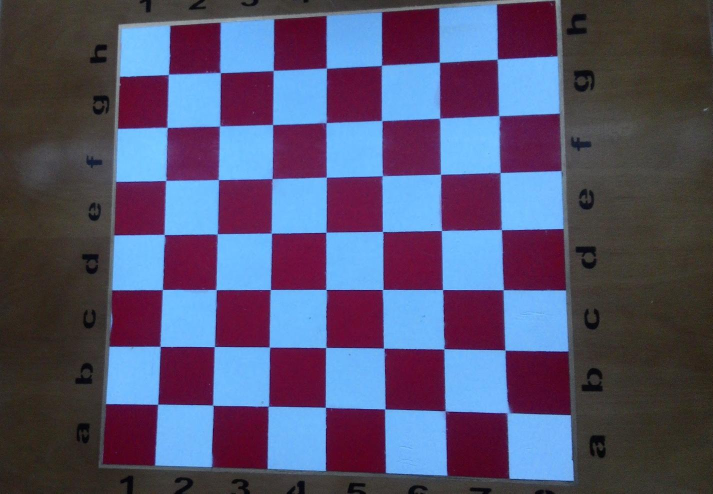
#> input picture cv lab week 6/chessboard.jpg, 1425 x 987 px (shown at 1/2 size)
$ python 'CV Lab Week 6 - 2 Hough transformation - Lines.py'
#> lines starting #> are read from the running program, lines starting #| are printed output that depends on the picture; after the words box and inside, x2 and y2 are one past the last pixel; in counts of white or black regions, pixels touching at a corner belong together
import cv2
import numpy as np

img = cv2.imread('chessboard.jpg')
#> img is the input picture: shape (987, 1425, 3); mean B, G, R 112.4, 82.8, 84.8
gray = cv2.cvtColor(img, cv2.COLOR_BGR2GRAY)
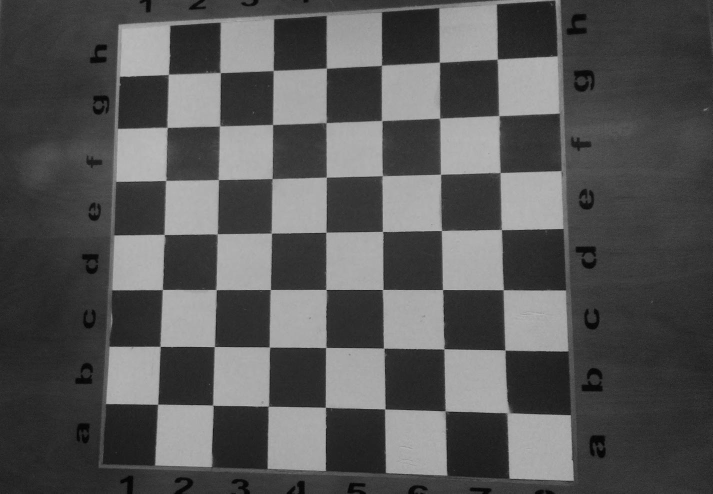
#> gray: shape (987, 1425) (shown at 1/2 size); min 0, max 193, mean 86.7
edges = cv2.Canny(gray, 50, 100, apertureSize=3)
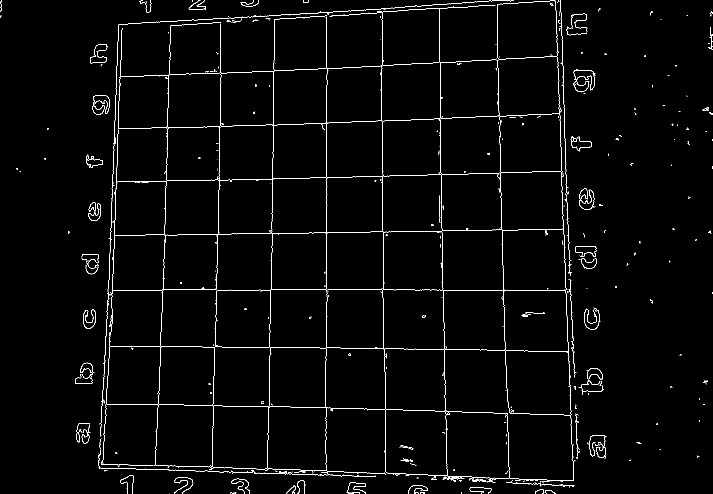
#> edges: shape (987, 1425) (shown at 1/2 size); 1.9% white in thin lines or dots
lines = cv2.HoughLines(edges, 1, np.pi / 180, 300)
#> lines = 14 rows, first 8: [580, 1.57], [653, 0], [-1110, 3.11], [551, 0.0175], [927, 1.61], [268, 1.54], [476, 1.55], [683, 1.59]
for rho, theta in lines[0]:
    a = np.cos(theta)
    b = np.sin(theta)
    x0 = a * rho
    y0 = b * rho
    x1 = int(x0 + 2000 * (-b))
    y1 = int(y0 + 2000 * (a))
    x2 = int(x0 - 2000 * (-b))
    y2 = int(y0 - 2000 * (a))

    cv2.line(img, (x1, y1), (x2, y2), (0, 0, 255), 2)
#> this loop made 1 pass
#> (rho, theta, a, b, x0, y0, x1, y1) on pass 1: (580, 1.57, -4.37e-08, 1, -2.54e-05, 580, -2000, 579)
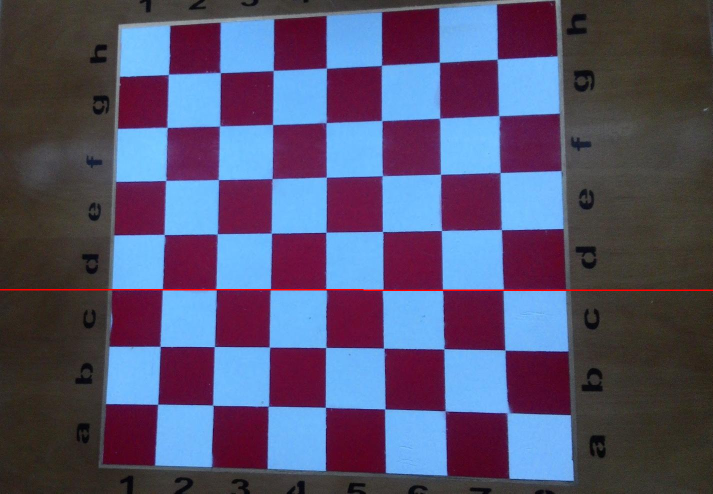
#> img: shape (987, 1425, 3) (shown at 1/2 size); 0.3% of pixels changed, all inside (x1, y1, x2, y2) = (0, 578, 1425, 582)

cv2.imshow("Canny Edges", edges)
cv2.imshow("Line Detection", img)
cv2.waitKey(0)
cv2.destroyAllWindows()
